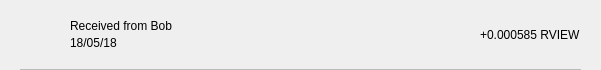
<?xml version="1.0" encoding="UTF-8"?>
<ui version="4.0">
 <class>TxRow</class>
 <widget class="QWidget" name="TxRow">
  <property name="geometry">
   <rect>
    <x>0</x>
    <y>0</y>
    <width>601</width>
    <height>70</height>
   </rect>
  </property>
  <property name="minimumSize">
   <size>
    <width>0</width>
    <height>40</height>
   </size>
  </property>
  <property name="windowTitle">
   <string>Form</string>
  </property>
  <layout class="QVBoxLayout" name="verticalLayout_3">
   <property name="spacing">
    <number>0</number>
   </property>
   <property name="leftMargin">
    <number>0</number>
   </property>
   <property name="topMargin">
    <number>0</number>
   </property>
   <property name="rightMargin">
    <number>0</number>
   </property>
   <property name="bottomMargin">
    <number>0</number>
   </property>
   <item>
    <widget class="QWidget" name="rowContainer" native="true">
     <layout class="QVBoxLayout" name="verticalLayout_2">
      <property name="spacing">
       <number>9</number>
      </property>
      <property name="leftMargin">
       <number>20</number>
      </property>
      <property name="topMargin">
       <number>9</number>
      </property>
      <property name="rightMargin">
       <number>20</number>
      </property>
      <property name="bottomMargin">
       <number>0</number>
      </property>
      <item>
       <widget class="QFrame" name="frame">
        <property name="styleSheet">
         <string notr="true">border:none;</string>
        </property>
        <property name="frameShape">
         <enum>QFrame::StyledPanel</enum>
        </property>
        <property name="frameShadow">
         <enum>QFrame::Raised</enum>
        </property>
        <layout class="QHBoxLayout" name="horizontalLayout" stretch="0,2,0">
         <property name="leftMargin">
          <number>0</number>
         </property>
         <property name="topMargin">
          <number>0</number>
         </property>
         <property name="rightMargin">
          <number>0</number>
         </property>
         <property name="bottomMargin">
          <number>0</number>
         </property>
         <item>
          <widget class="QPushButton" name="icon">
           <property name="styleSheet">
            <string notr="true">border:none;</string>
           </property>
           <property name="text">
            <string/>
           </property>
           <property name="iconSize">
            <size>
             <width>24</width>
             <height>24</height>
            </size>
           </property>
          </widget>
         </item>
         <item>
          <layout class="QVBoxLayout" name="verticalLayout">
           <property name="spacing">
            <number>3</number>
           </property>
           <property name="leftMargin">
            <number>12</number>
           </property>
           <item>
            <widget class="QLabel" name="lblAddress">
             <property name="styleSheet">
              <string notr="true"/>
             </property>
             <property name="text">
              <string>Received from Bob</string>
             </property>
             <property name="alignment">
              <set>Qt::AlignBottom|Qt::AlignLeading|Qt::AlignLeft</set>
             </property>
            </widget>
           </item>
           <item>
            <widget class="QLabel" name="lblDate">
             <property name="styleSheet">
              <string notr="true"/>
             </property>
             <property name="text">
              <string>18/05/18</string>
             </property>
             <property name="alignment">
              <set>Qt::AlignLeading|Qt::AlignLeft|Qt::AlignTop</set>
             </property>
            </widget>
           </item>
          </layout>
         </item>
         <item>
          <widget class="QLabel" name="lblAmount">
           <property name="styleSheet">
            <string notr="true"/>
           </property>
           <property name="text">
            <string>+0.000585 RVIEW</string>
           </property>
          </widget>
         </item>
        </layout>
       </widget>
      </item>
      <item>
       <widget class="QLabel" name="lblDivisory">
        <property name="minimumSize">
         <size>
          <width>0</width>
          <height>1</height>
         </size>
        </property>
        <property name="maximumSize">
         <size>
          <width>16777215</width>
          <height>1</height>
         </size>
        </property>
        <property name="styleSheet">
         <string notr="true">background-color:#bababa;</string>
        </property>
        <property name="text">
         <string/>
        </property>
        <property name="alignment">
         <set>Qt::AlignBottom|Qt::AlignLeading|Qt::AlignLeft</set>
        </property>
       </widget>
      </item>
     </layout>
    </widget>
   </item>
  </layout>
 </widget>
 <resources/>
 <connections/>
</ui>
